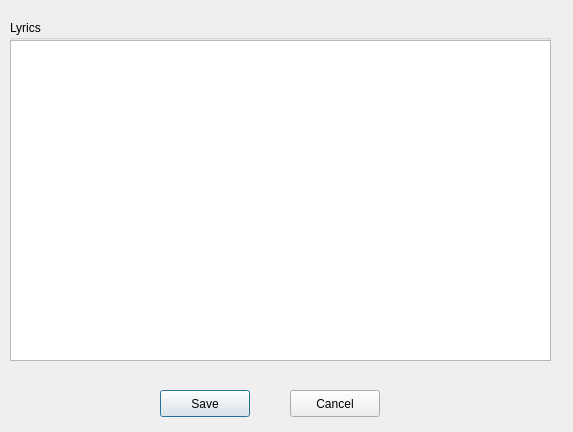
<?xml version="1.0" encoding="UTF-8"?>
<ui version="4.0">
 <class>addLyricsWindow</class>
 <widget class="QDialog" name="addLyricsWindow">
  <property name="geometry">
   <rect>
    <x>0</x>
    <y>0</y>
    <width>573</width>
    <height>432</height>
   </rect>
  </property>
  <property name="windowTitle">
   <string>Dialog</string>
  </property>
  <widget class="QWidget" name="verticalLayoutWidget">
   <property name="geometry">
    <rect>
     <x>10</x>
     <y>20</y>
     <width>541</width>
     <height>341</height>
    </rect>
   </property>
   <layout class="QVBoxLayout" name="verticalLayout">
    <item>
     <widget class="QGroupBox" name="groupBox">
      <property name="title">
       <string>Lyrics </string>
      </property>
      <widget class="QTextEdit" name="textEdit">
       <property name="geometry">
        <rect>
         <x>0</x>
         <y>20</y>
         <width>541</width>
         <height>321</height>
        </rect>
       </property>
      </widget>
     </widget>
    </item>
   </layout>
  </widget>
  <widget class="QPushButton" name="buttonSave">
   <property name="geometry">
    <rect>
     <x>160</x>
     <y>390</y>
     <width>90</width>
     <height>27</height>
    </rect>
   </property>
   <property name="text">
    <string>Save</string>
   </property>
  </widget>
  <widget class="QPushButton" name="buttonCancel">
   <property name="geometry">
    <rect>
     <x>290</x>
     <y>390</y>
     <width>90</width>
     <height>27</height>
    </rect>
   </property>
   <property name="text">
    <string>Cancel</string>
   </property>
  </widget>
 </widget>
 <resources/>
 <connections/>
</ui>
